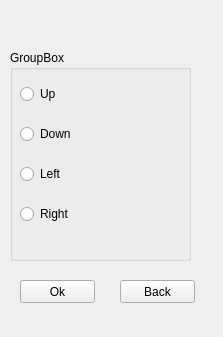
<?xml version="1.0" encoding="UTF-8"?>
<ui version="4.0">
 <class>Trainingwindow</class>
 <widget class="QWidget" name="Trainingwindow">
  <property name="geometry">
   <rect>
    <x>0</x>
    <y>0</y>
    <width>223</width>
    <height>337</height>
   </rect>
  </property>
  <property name="windowTitle">
   <string>Form</string>
  </property>
  <widget class="QGroupBox" name="groupBox">
   <property name="geometry">
    <rect>
     <x>10</x>
     <y>50</y>
     <width>181</width>
     <height>211</height>
    </rect>
   </property>
   <property name="title">
    <string>GroupBox</string>
   </property>
   <widget class="QWidget" name="verticalLayoutWidget">
    <property name="geometry">
     <rect>
      <x>10</x>
      <y>20</y>
      <width>161</width>
      <height>171</height>
     </rect>
    </property>
    <layout class="QVBoxLayout" name="verticalLayout">
     <item>
      <widget class="QRadioButton" name="radioButton_2">
       <property name="text">
        <string>Up</string>
       </property>
      </widget>
     </item>
     <item>
      <widget class="QRadioButton" name="radioButton_3">
       <property name="text">
        <string>Down</string>
       </property>
      </widget>
     </item>
     <item>
      <widget class="QRadioButton" name="radioButton_4">
       <property name="text">
        <string>Left</string>
       </property>
      </widget>
     </item>
     <item>
      <widget class="QRadioButton" name="radioButton">
       <property name="text">
        <string>Right</string>
       </property>
      </widget>
     </item>
    </layout>
   </widget>
  </widget>
  <widget class="QPushButton" name="pushButton">
   <property name="geometry">
    <rect>
     <x>20</x>
     <y>280</y>
     <width>75</width>
     <height>23</height>
    </rect>
   </property>
   <property name="text">
    <string>Ok</string>
   </property>
  </widget>
  <widget class="QPushButton" name="pushButton_2">
   <property name="geometry">
    <rect>
     <x>120</x>
     <y>280</y>
     <width>75</width>
     <height>23</height>
    </rect>
   </property>
   <property name="text">
    <string>Back</string>
   </property>
  </widget>
 </widget>
 <resources/>
 <connections/>
</ui>
